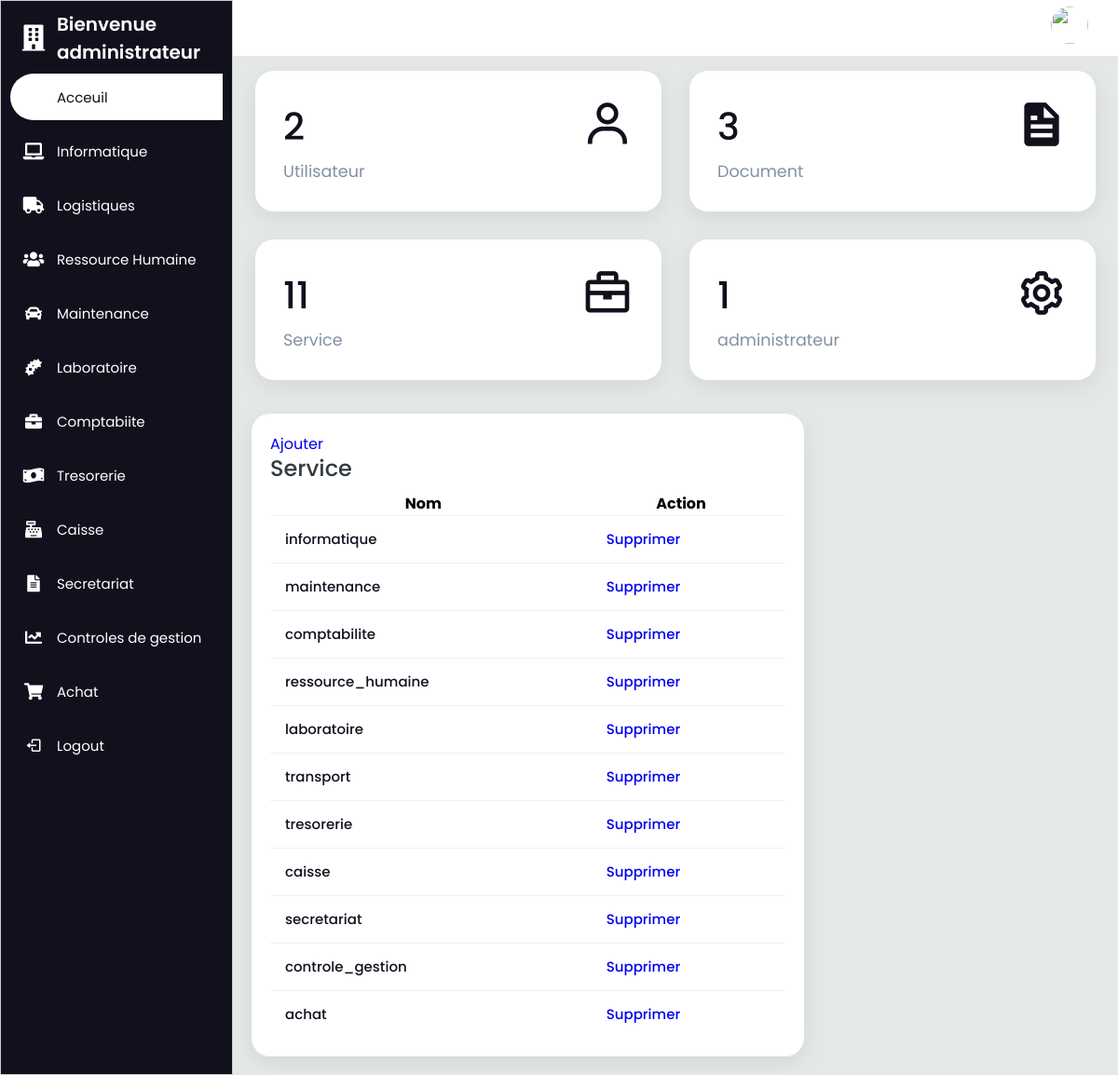
Screenshot of /Dashboard.php with the database file from the repository.
### tables this page shows
CREATE TABLE IF NOT EXISTS `service` (
  `id_service` int(11) NOT NULL AUTO_INCREMENT,
  `nom_service` varchar(255) NOT NULL,
  PRIMARY KEY (`id_service`)
);

### Dashboard.php (the view, shortened to what this page needs)
<?php
 require("DbConnexion.php");
  $sql = "SELECT * FROM service";
  $stmt = $base->prepare($sql);
  $stmt->execute();
  $services = $stmt->fetchAll(PDO::FETCH_ASSOC);
 ?>
  <?php
require("DbConnexion.php");
$sql = "SELECT COUNT(*) as total_documents FROM document";
$stmt = $base->prepare($sql);
$stmt->execute();
$result = $stmt->fetch(PDO::FETCH_ASSOC);
$total_documents = $result['total_documents'];
?>
  <?php
require("DbConnexion.php");
$sql = "SELECT COUNT(*) as total_user FROM user";
$stmt = $base->prepare($sql);
$stmt->execute();
$result = $stmt->fetch(PDO::FETCH_ASSOC);
$total_user = $result['total_user'];
?>
  <?php
require("DbConnexion.php");
$sql = "SELECT COUNT(*) as total_service FROM service";
$stmt = $base->prepare($sql);
$stmt->execute();
$result = $stmt->fetch(PDO::FETCH_ASSOC);
$total_service = $result['total_service'];
?>
  <?php
require("DbConnexion.php");
$sql = "SELECT COUNT(*) as total_admin FROM admin";
$stmt = $base->prepare($sql);
$stmt->execute();
$result = $stmt->fetch(PDO::FETCH_ASSOC);
$total_admin = $result['total_admin'];
?>
<!DOCTYPE html>
<html lang="en">
<head>
  <link rel="stylesheet" href="main.css">
  <link href='https://unpkg.com/boxicons@2.1.1/css/boxicons.min.css' rel='stylesheet'>
  <link rel="stylesheet" href="https://cdnjs.cloudflare.com/ajax/libs/font-awesome/5.15.3/css/all.min.css" />
</head>
<body>
  <div class="sidebar">
    <div class="logo_details">
      <i class="fa fa-building"></i>
      <div class="logo_name">
        Bienvenue administrateur
      </div>
    </div>
    <ul>
      <li>
        <a href="#" class="active">
        <i class="fas fa-test-tube-bundle"></i>
          <span class="links_name">
           Acceuil
          </span>
        </a>
      </li>
      <li>
      <a href="selectInformatique.php">
          <i class='fa fa-laptop'></i>
          <span class="links_name" id="">
             Informatique
          </span>
        </a>
      </li>
      <li>
        <a href="selecttransport.php">
          <i class="fa fa-truck"></i>
          <span class="links_name" >
           Logistiques
          </span>
        </a>
      </li>
      <li>
        <a href="selectressource.php">
          <i class='fa fa-users' ></i>
          <span class="links_name">
           Ressource Humaine
          </span>
        </a>
      </li>
      <li>
        <a href="selectmaintenance.php">
          <i class='fa fa-car'></i>
          <span class="links_name" id="">
           Maintenance
          </span>
        </a>
      </li>
      <li>
        <a href="selectlabo.php">
        <i class="fas fa-bacterium"></i>
          <span class="links_name" id="">
           Laboratoire
          </span>
        </a>
      </li>
      <li>
        <a href="selectComptabilite.php" class="">
          <i class='fa fa-briefcase'></i>
          <span class="links_name">
           Comptabiite
          </span>
        </a>
      </li>
      <li>
      <a href="selecttresorie.php" class="">
      <i class='fa fa-money-bill-wave'></i>
          <span class="links_name">
           Tresorerie
          </span>
        </a>
      </li>
      <li>
      <a href="selectcaisse.php" class="">
      <i class='fa fa-cash-register'></i>
          <span class="links_name">
           Caisse
          </span>
        </a>
      </li>
      <li>
        <a href="selectsecretariat.php" class="">
        <i class='fa fa-file-alt'></i>
          <span class="links_name">
           Secretariat
          </span>
        </a>
      </li>
      <li>
        <a href="selectComptabilite.php" class="">
        <i class='fa fa-chart-line'></i>
          <span class="links_name">
         Controles de gestion
          </span>
        </a>
      </li>
      <li>
        <a href="selectComptabilite.php" class="">
        <i class='fa fa-shopping-cart'></i>
          <span class="links_name">
          Achat
          </span>
        </a>
      </li>
      <li>
        <a href="Login.php" class="">
        <i class='bx bx-log-out'></i>
          <span class="links_name">
           Logout
          </span>
        </a>
      </li>
    </ul>
  </div>
  <section class="home_section">
    <div class="topbar">
      <div class="toggle">
      </div>
      <div class="user_wrapper">
        <img src="img/user.jpg" alt="">
      </div>
    </div>
    <div class="card-boxes">
      <div class="box">
        <div class="right_side">
        <div class="numbers"><?php echo $total_user; ?></div>
          <div class="box_topic">Utilisateur </div>
        </div>
        <i class="bx bx-user"></i>
      </div>
      <div class="box">
        <div class="right_side">
        <div class="numbers"><?php echo $total_documents;?></div>
          <div class="box_topic">Document</div>
        </div>
        <i class="bx bxs-file"></i>
      </div>
      <div class="box">
        <div class="right_side">
        <div class="numbers"><?php echo $total_service;?></div>
          <div class="box_topic">Service</div>
        </div>
        <i class="bx bx-briefcase"></i>
      </div>
      <div class="box">
        <div class="right_side">
        <div class="numbers"><?php echo $total_admin;?></div>
          <div class="box_topic">administrateur</div>
        </div>
        <i class="bx bx-cog"></i>
      </div>
    </div>
    <div class="details">
      <div class="recent_project">
        <div class="card_header">
        <a href="formaddservice.php"class="btn btn-primary">Ajouter</a>
          <h2>Service</h2>
        </div>
        <table class="table">
      <thead>
        <tr>
          <th>Nom</th>
          <th>Action</th>
        </tr>
      </thead>
      <tbody>
        <?php foreach ($services as $service) { ?>
          <tr>
            <td><?php echo htmlspecialchars($service['nom_service']); ?></td>
            <td>
              <a href="formdelete.php?id=<?php echo $service['id_service']; ?>" class="btn btn-primary">Supprimer</a>
            </td>
          </tr>
        <?php } ?>
      </tbody>
    </table>
      </div>
      </div>
  </section>
</body>
</html>

### main.css (style rules this page uses)
* { margin: 0; padding: 0; box-sizing: border-box; text-decoration: none; border: none; outline: none; scroll-behavior: smooth; font-family: 'Poppins', sans-serif; }
:root { --dark-blue: #11101D; --white-blue: #1D1D31; --white: #fff; --gray: #8390a2; }
* { margin: 0; padding: 0; box-sizing: border-box; font-family: 'Poppins', sans-serif; }
.sidebar { position: fixed; left: 0; top: 0; width: 250px; height: 100%; padding-left: 20px; background: var(--dark-blue); transition: all 0.5s ease; z-index: 99; }
.sidebar .logo_details { position: relative; height: 60px; display: flex; align-items: center; }
.sidebar li { position: relative; margin: 8px 0; list-style: none; }
.sidebar i { position: relative; height: 60px; min-width: 50px; font-size: 28px; line-height: 60px; text-align: center; color: var(--white); }
.sidebar .logo_details .logo_name { font-size: 20px; font-weight: 600; color: var(--white); transition: all 0.5s ease; }
.sidebar ul li a i { position: relative; height: 50px; font-size: 18px; line-height: 50px; }
.sidebar ul li a { width: 100%; height: 100%; display: flex; align-items: center; text-decoration: none; border-radius: 30px 0px 0px 30px; transition: all 0.5s ease; }
.sidebar ul li a .links_name { font-size: 15px; font-weight: 400; color: var(--white); transition: 0.4s; }
.sidebar li a.active { background: var(--white); }
.sidebar li a.active .links_name, .sidebar li a.active i { color: var(--dark-blue); }
.home_section { position: relative; width: calc(100% - 250px); min-height: 100vh; left: 250px; top: 0; background: #E4E9E7; transition: all 0.5s ease; }
.home_section .topbar { position: relative; width: 100%; height: 60px; display: flex; justify-content: space-between; align-items: center; padding: 1rem 1.5rem; background: var(--white); }
.home_section .topbar .toggle { position: relative; width: 60px; height: 60px; display: flex; justify-content: center; align-items: center; font-size: 2em; cursor: pointer; }
.home_section .user_wrapper img { width: 40px; height: 40px; margin-right: 0.5rem; border-radius: 50%; }
.card-boxes { position: relative; width: 100%; padding: 1rem 1.5rem; display: grid; grid-template-columns: repeat(4, 1fr); grid-gap: 30px; }
.card-boxes .box { position: relative; background: var(--white); padding: 30px; display: flex; justify-content: space-between; border-radius: 20px; box-shadow: 0 7px 25px rgba(0, 0, 0, 0.08); cursor: pointer; }
.card-boxes .box .numbers { position: relative; font-size: 2.5rem; font-weight: 500; color: var(--dark-blue); }
.card-boxes .box .box_topic { position: relative; margin-top: 5px; font-size: 1.1em; color: var(--gray); }
.card-boxes .box i { position: relative; font-size: 3.5em; color: var(--dark-blue); }
.details { position: relative; width: 100%; padding: 20px; display: grid; grid-template-columns: 2fr 1fr; grid-gap: 20px; }
.details .recent_project, .details .recent_customers { position: relative; display: grid; min-height: 330px; padding: 20px; background: var(--white); border-radius: 20px; box-shadow: 0 7px 25px rgba(0, 0, 0, 0.08); overflow-y: auto; white-space: nowrap; }
.details table { width: 100%; margin-top: 10px; border-collapse: collapse; }
.details .card_header h2 { position: relative; font-weight: 500; line-height: 1.2; color: #343a40; }
.details .recent_project table tr { border-bottom: 1px solid #f0f0f0; }
.details .recent_project table tbody tr:last-child { border-bottom: none; }
.details .recent_project table tr td { padding: 1rem 1rem; }
.details .recent_project table tbody tr td { position: relative; font-size: .938rem; font-weight: 500; line-height: 1.2; color: var(--dark-blue); }
.details .recent_project table tbody tr td:nth-child(2) { padding-left: 2rem; }
.details .recent_project table tbody tr td:last-child { padding-left: 2rem; }
@media screen and (max-width: 1200px) { .card-boxes { grid-template-columns: repeat(2, 1fr); } }

### Dashboard.php (style rules this page uses)
.sidebar { height: 200px; overflow-y: auto; border: 1px solid #ccc; padding: 10px; height:100% }

### rows the page displays
service: nom_service "informatique"
service: nom_service "maintenance"
service: nom_service "comptabilite"
service: nom_service "ressource_humaine"
service: nom_service "laboratoire"
service: nom_service "transport"
service: nom_service "tresorerie"
service: nom_service "caisse"
service: nom_service "secretariat"
service: nom_service "controle_gestion"
service: nom_service "achat"

### other values shown
$total_user "2"
$total_documents "3"
$total_service "11"
$total_admin "1"
